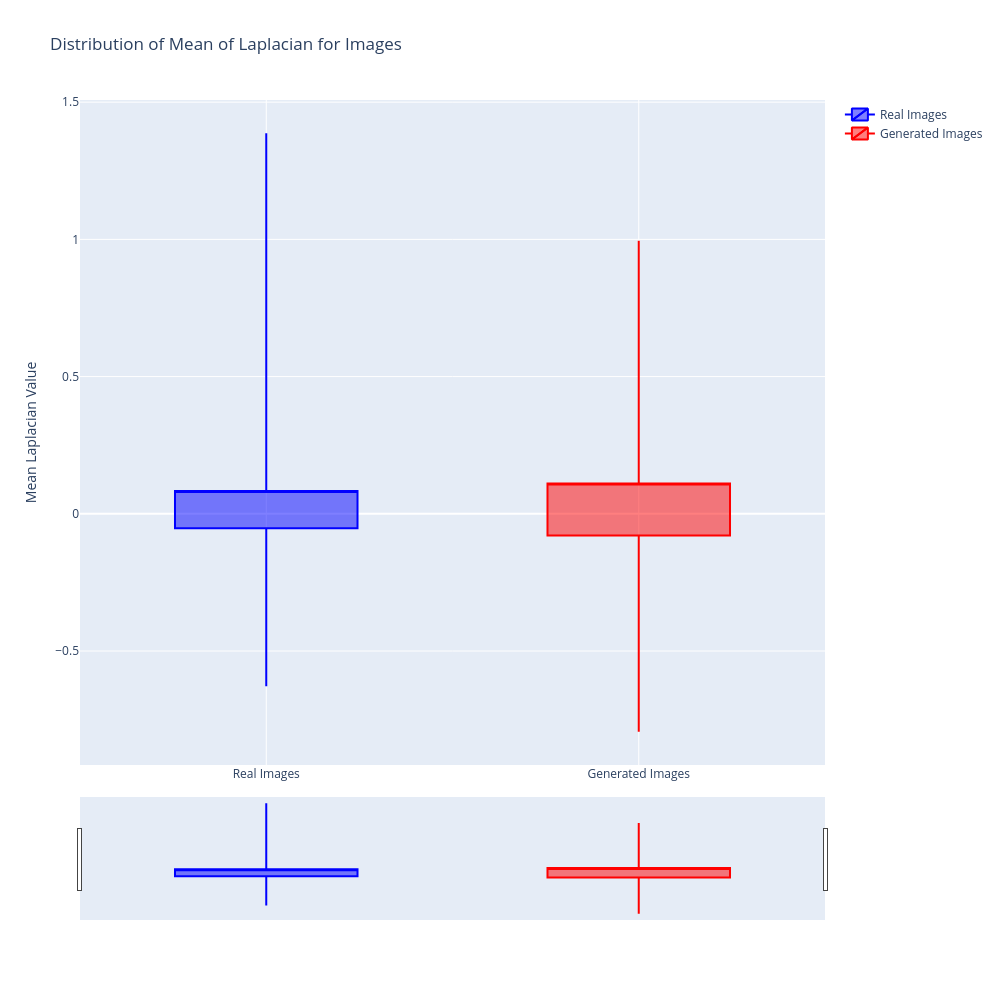
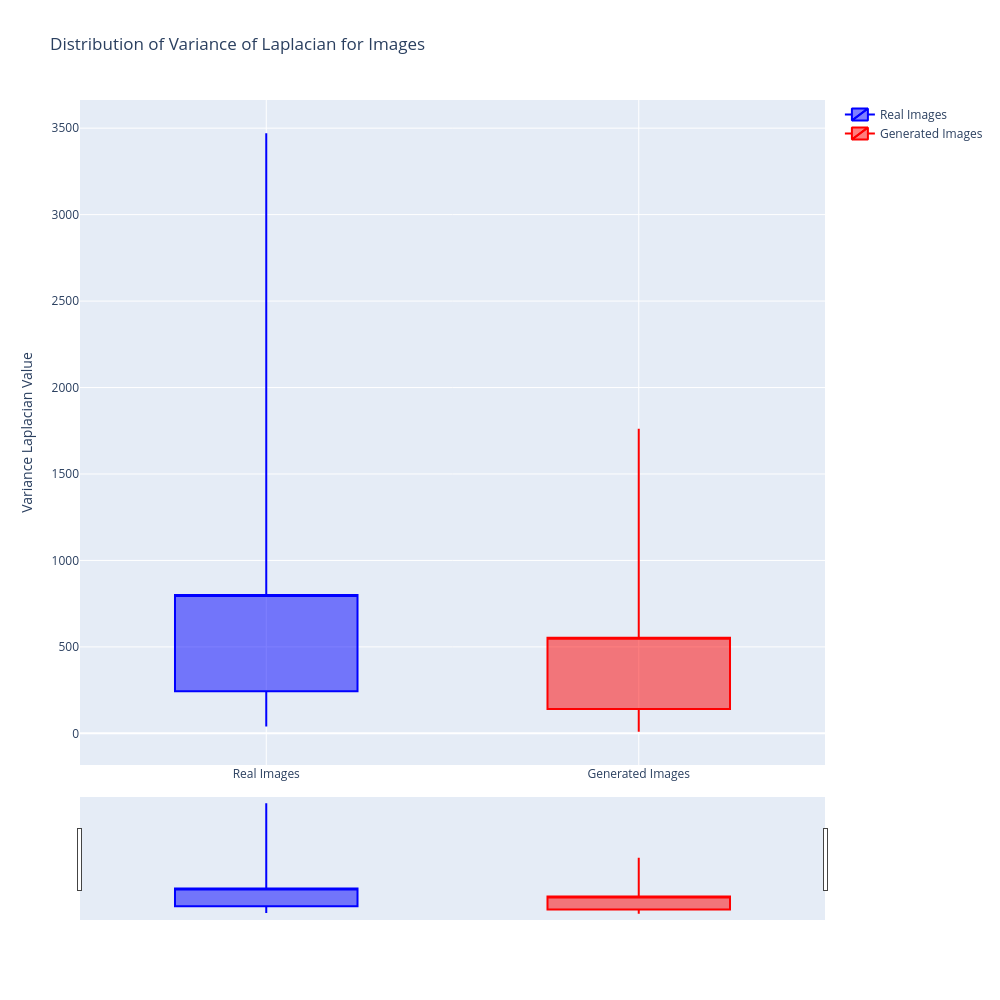

The cell these charts' notebook holds for them, in order:
### Code cell
normalized_real_images = (validation_data + 1) / 2

normalized_generated_images = (generated_data_reprojected + 1) / 2

real_images_rgb_alpha = normalized_real_images * 255
real_images_rgb_alpha = real_images_rgb_alpha.astype(np.uint8)

# Generated images: N_images x 64 x 64 x 4
generated_images_rgb_alpha = normalized_generated_images * 255
generated_images_rgb_alpha = generated_images_rgb_alpha.astype(np.uint8)

# Calculate Mean and Variance of Laplacian for each image
real_laplacian_means = []
real_laplacian_variances = []
generated_laplacian_means = []
generated_laplacian_variances = []

for i in range(normalized_real_images.shape[0]):
    # For Laplacian, it's typically applied to grayscale images
    # Convert from 4 channels (RGBA) to 3 channels (RGB) then to grayscale
    # OpenCV's cvtColor expects BGR, so we'll treat the first 3 channels as such
    real_rgb = real_images_rgb_alpha[i, :, :, :3]
    real_gray = cv2.cvtColor(real_rgb, cv2.COLOR_RGB2GRAY)
    
    # Calculate Laplacian
    # Use CV_64F for higher precision to handle potential negative values
    real_laplacian = cv2.Laplacian(real_gray, cv2.CV_64F)
    
    # Calculate mean and variance of the Laplacian image
    real_laplacian_means.append(np.mean(real_laplacian))
    real_laplacian_variances.append(np.var(real_laplacian))

    # Repeat for generated images
    generated_rgb = generated_images_rgb_alpha[i, :, :, :3]
    generated_gray = cv2.cvtColor(generated_rgb, cv2.COLOR_RGB2GRAY)
    generated_laplacian = cv2.Laplacian(generated_gray, cv2.CV_64F)
    generated_laplacian_means.append(np.mean(generated_laplacian))
    generated_laplacian_variances.append(np.var(generated_laplacian))

# Prepare data for candle chart plotting (Mean of Laplacian)
# For real images
real_mean_laplacian_min = np.min(real_laplacian_means)
real_mean_laplacian_q1 = np.percentile(real_laplacian_means, 25)
real_mean_laplacian_median = np.median(real_laplacian_means)
real_mean_laplacian_q3 = np.percentile(real_laplacian_means, 75)
real_mean_laplacian_max = np.max(real_laplacian_means)

# For generated images
generated_mean_laplacian_min = np.min(generated_laplacian_means)
generated_mean_laplacian_q1 = np.percentile(generated_laplacian_means, 25)
generated_mean_laplacian_median = np.median(generated_laplacian_means)
generated_mean_laplacian_q3 = np.percentile(generated_laplacian_means, 75)
generated_mean_laplacian_max = np.max(generated_laplacian_means)

# 4. Plot Mean of Laplacian on a Candle Chart
fig_mean = go.Figure(data=[
    go.Candlestick(
        x=['Real Images'],
        open=[real_mean_laplacian_q1],
        high=[real_mean_laplacian_max],
        low=[real_mean_laplacian_min],
        close=[real_mean_laplacian_q3],
        name='Real Images',
        increasing_line_color='blue',
        decreasing_line_color='blue'
    ),
    go.Candlestick(
        x=['Generated Images'],
        open=[generated_mean_laplacian_q1],
        high=[generated_mean_laplacian_max],
        low=[generated_mean_laplacian_min],
        close=[generated_mean_laplacian_q3],
        name='Generated Images',
        increasing_line_color='red',
        decreasing_line_color='red'
    )
])

fig_mean.update_layout(
    title='Distribution of Mean of Laplacian for Images',
    yaxis_title='Mean Laplacian Value',
    width=1000,
    height=1000,
)

fig_mean.show()

# 5. Prepare data for candle chart plotting (Variance of Laplacian)
# For real images
real_var_laplacian_min = np.min(real_laplacian_variances)
real_var_laplacian_q1 = np.percentile(real_laplacian_variances, 25)
real_var_laplacian_median = np.median(real_laplacian_variances)
real_var_laplacian_q3 = np.percentile(real_laplacian_variances, 75)
real_var_laplacian_max = np.max(real_laplacian_variances)

# For generated images
generated_var_laplacian_min = np.min(generated_laplacian_variances)
generated_var_laplacian_q1 = np.percentile(generated_laplacian_variances, 25)
generated_var_laplacian_median = np.median(generated_laplacian_variances)
generated_var_laplacian_q3 = np.percentile(generated_laplacian_variances, 75)
generated_var_laplacian_max = np.max(generated_laplacian_variances)

# 6. Plot Variance of Laplacian on a Candle Chart
fig_var = go.Figure(data=[
    go.Candlestick(
        x=['Real Images'],
        open=[real_var_laplacian_q1],
        high=[real_var_laplacian_max],
        low=[real_var_laplacian_min],
        close=[real_var_laplacian_q3],
        name='Real Images',
        increasing_line_color='blue',
        decreasing_line_color='blue'
    ),
    go.Candlestick(
        x=['Generated Images'],
        open=[generated_var_laplacian_q1],
        high=[generated_var_laplacian_max],
        low=[generated_var_laplacian_min],
        close=[generated_var_laplacian_q3],
        name='Generated Images',
        increasing_line_color='red',
        decreasing_line_color='red'
    )
])

fig_var.update_layout(
    title='Distribution of Variance of Laplacian for Images',
    yaxis_title='Variance Laplacian Value',
    width=1000,
    height=1000
)

fig_var.show()

### Figure 1 — Plotly figure (JSON) as saved in the notebook; plotly's stock layout.template omitted (floating-point values rounded to 4 significant figures)
{"data": [{"close": [0.0835], "decreasing": {"line": {"color": "blue"}}, "high": [1.387], "increasing": {"line": {"color": "blue"}}, "low": [-0.6284], "name": "Real Images", "open": [-0.05298], "type": "candlestick", "x": ["Real Images"]}, {"close": [0.1104], "decreasing": {"line": {"color": "red"}}, "high": [0.9954], "increasing": {"line": {"color": "red"}}, "low": [-0.7942], "name": "Generated Images", "open": [-0.07861], "type": "candlestick", "x": ["Generated Images"]}], "layout": {"height": 1000, "title": {"text": "Distribution of Mean of Laplacian for Images"}, "width": 1000, "yaxis": {"title": {"text": "Mean Laplacian Value"}}}}

### Figure 2 — Plotly figure (JSON) as saved in the notebook; plotly's stock layout.template omitted (floating-point values rounded to 4 significant figures)
{"data": [{"close": [800.6], "decreasing": {"line": {"color": "blue"}}, "high": [3471.0], "increasing": {"line": {"color": "blue"}}, "low": [39.6], "name": "Real Images", "open": [244.2], "type": "candlestick", "x": ["Real Images"]}, {"close": [552.6], "decreasing": {"line": {"color": "red"}}, "high": [1762.0], "increasing": {"line": {"color": "red"}}, "low": [9.309], "name": "Generated Images", "open": [141.6], "type": "candlestick", "x": ["Generated Images"]}], "layout": {"height": 1000, "title": {"text": "Distribution of Variance of Laplacian for Images"}, "width": 1000, "yaxis": {"title": {"text": "Variance Laplacian Value"}}}}
